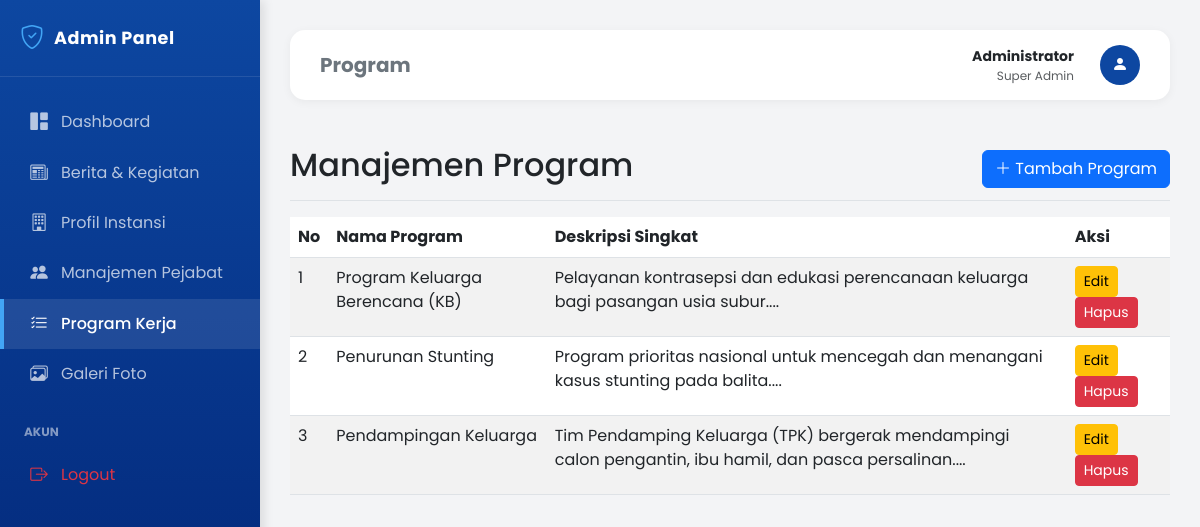
The page /admin/program.php (signed in) on the database its author committed.
### tables this page shows
CREATE TABLE IF NOT EXISTS program (
    id INT AUTO_INCREMENT PRIMARY KEY,
    judul VARCHAR(100) NOT NULL,
    deskripsi TEXT,
    created_at TIMESTAMP DEFAULT CURRENT_TIMESTAMP
);

### admin/program.php (the view, shortened to what this page needs)
<?php include 'header.php'; ?>
<?php
$act = isset($_GET['act']) ? $_GET['act'] : '';
?>
<?php if ($act == 'tambah' || $act == 'edit'): ?>
    <?php
    $judul = ''; $deskripsi = ''; $id = '';
    if ($act == 'edit' && isset($_GET['id'])) {
        $id = intval($_GET['id']);
        $q = mysqli_query($conn, "SELECT * FROM program WHERE id='$id'");
        $d = mysqli_fetch_assoc($q);
        $judul = $d['judul'];
        $deskripsi = $d['deskripsi'];
    }
    ?>
    <div class="d-flex justify-content-between flex-wrap flex-md-nowrap align-items-center pt-3 pb-2 mb-3 border-bottom">
        <h1 class="h2"><?php echo ($act == 'tambah') ? 'Tambah Program' : 'Edit Program'; ?></h1>
        <a href="program.php" class="btn btn-secondary">Kembali</a>
    </div>
    <form method="POST">
        <input type="hidden" name="id" value="<?php echo $id; ?>">
        <div class="mb-3">
            <label class="form-label">Nama Program</label>
            <input type="text" name="judul" class="form-control" value="<?php echo $judul; ?>" required>
        </div>
        <div class="mb-3">
            <label class="form-label">Deskripsi Program</label>
            <textarea name="deskripsi" class="form-control" rows="5" required><?php echo $deskripsi; ?></textarea>
        </div>
        <button type="submit" class="btn btn-primary">Simpan</button>
    </form>
<?php else: ?>
    <div class="d-flex justify-content-between flex-wrap flex-md-nowrap align-items-center pt-3 pb-2 mb-3 border-bottom">
        <h1 class="h2">Manajemen Program</h1>
        <a href="?act=tambah" class="btn btn-primary"><i class="bi bi-plus-lg"></i> Tambah Program</a>
    </div>
    <div class="table-responsive">
        <table class="table table-striped">
            <thead>
                <tr>
                    <th>No</th>
                    <th>Nama Program</th>
                    <th>Deskripsi Singkat</th>
                    <th>Aksi</th>
                </tr>
            </thead>
            <tbody>
                <?php
                $no = 1;
                $q = mysqli_query($conn, "SELECT * FROM program");
                while ($row = mysqli_fetch_assoc($q)):
                ?>
                <tr>
                    <td><?php echo $no++; ?></td>
                    <td><?php echo $row['judul']; ?></td>
                    <td><?php echo substr($row['deskripsi'], 0, 100) . '...'; ?></td>
                    <td>
                        <a href="?act=edit&id=<?php echo $row['id']; ?>" class="btn btn-sm btn-warning">Edit</a>
                        <a href="?act=hapus&id=<?php echo $row['id']; ?>" class="btn btn-sm btn-danger" onclick="return confirm('Hapus program ini?');">Hapus</a>
                    </td>
                </tr>
                <?php endwhile; ?>
            </tbody>
        </table>
    </div>
<?php endif; ?>
<?php include 'footer.php'; ?>

### admin/header.php (shortened to what this page needs)
<!DOCTYPE html>
<html lang="id">
<head>
    <link href="https://cdn.jsdelivr.net/npm/bootstrap@5.3.0/dist/css/bootstrap.min.css" rel="stylesheet">
    <link rel="stylesheet" href="https://cdn.jsdelivr.net/npm/bootstrap-icons@1.11.0/font/bootstrap-icons.css">
</head>
<body>
    <div class="container-fluid p-0">
        <nav class="sidebar">
            <div class="sidebar-brand">
                <i class="bi bi-shield-check"></i>
                <span>Admin Panel</span>
            </div>
            <ul class="nav flex-column">
                <li class="nav-item">
                    <a class="nav-link <?php echo basename($_SERVER['PHP_SELF']) == 'index.php' ? 'active' : ''; ?>" href="index.php">
                        <i class="bi bi-grid-1x2-fill"></i> Dashboard
                    </a>
                </li>
                <li class="nav-item">
                    <a class="nav-link <?php echo basename($_SERVER['PHP_SELF']) == 'berita.php' ? 'active' : ''; ?>" href="berita.php">
                        <i class="bi bi-newspaper"></i> Berita & Kegiatan
                    </a>
                </li>
                <li class="nav-item">
                    <a class="nav-link <?php echo basename($_SERVER['PHP_SELF']) == 'profil.php' ? 'active' : ''; ?>" href="profil.php">
                        <i class="bi bi-building"></i> Profil Instansi
                    </a>
                </li>
                <li class="nav-item">
                    <a class="nav-link <?php echo basename($_SERVER['PHP_SELF']) == 'pejabat.php' ? 'active' : ''; ?>" href="pejabat.php">
                        <i class="bi bi-people-fill"></i> Manajemen Pejabat
                    </a>
                </li>
                <li class="nav-item">
                    <a class="nav-link <?php echo basename($_SERVER['PHP_SELF']) == 'program.php' ? 'active' : ''; ?>" href="program.php">
                        <i class="bi bi-list-check"></i> Program Kerja
                    </a>
                </li>
                <li class="nav-item">
                    <a class="nav-link <?php echo basename($_SERVER['PHP_SELF']) == 'galeri.php' ? 'active' : ''; ?>" href="galeri.php">
                        <i class="bi bi-images"></i> Galeri Foto
                    </a>
                </li>
                <li class="nav-item mt-4">
                    <div class="px-4 mb-2 text-white-50 small text-uppercase fw-bold" style="font-size: 0.75rem;">Akun</div>
                    <a class="nav-link text-danger" href="logout.php">
                        <i class="bi bi-box-arrow-right"></i> Logout
                    </a>
                </li>
            </ul>
        </nav>
        <main class="main-content">
            <div class="top-navbar">
                <div class="d-flex align-items-center">
                    <h5 class="m-0 fw-bold text-secondary">
                        <?php
                        $page = basename($_SERVER['PHP_SELF'], ".php");
                        echo $page == 'index' ? 'Dashboard Overview' : ucwords(str_replace('_', ' ', $page));
                        ?>
                    </h5>
                </div>
                <div class="user-profile">
                    <div class="text-end me-3 d-none d-md-block">
                        <div class="fw-bold text-dark small">Administrator</div>
                        <div class="text-muted" style="font-size: 0.75rem;">Super Admin</div>
                    </div>
                    <div class="user-avatar">
                        <i class="bi bi-person-fill"></i>
                    </div>
                </div>
            </div>

### admin/footer.php (shortened to what this page needs)
            </main>
        </div>
</body>
</html>

### admin/header.php (style rules this page uses)
:root { --sidebar-width: 260px; --primary-color: #0d47a1; --secondary-color: #1976d2; --text-light: #e3f2fd; }
body { font-family: 'Poppins', sans-serif; background-color: #f3f4f6; min-height: 100vh; }
.sidebar { position: fixed; top: 0; left: 0; bottom: 0; width: var(--sidebar-width); background: linear-gradient(180deg, var(--primary-color) 0%, #002171 100%); color: white; padding-top: 20px; z-index: 1000; box-shadow: 4px 0 10px rgba(0,0,0,0.1); transition: all 0.3s ease; }
.sidebar-brand { padding: 0 20px 20px; border-bottom: 1px solid rgba(255,255,255,0.1); margin-bottom: 20px; display: flex; align-items: center; gap: 10px; }
.sidebar-brand i { font-size: 1.5rem; color: #42a5f5; }
.sidebar-brand span { font-weight: 700; font-size: 1.1rem; letter-spacing: 0.5px; }
.nav-link { color: rgba(255,255,255,0.7); padding: 12px 25px; display: flex; align-items: center; font-weight: 400; transition: all 0.2s ease; border-left: 4px solid transparent; }
.nav-link.active { color: white; background: rgba(255,255,255,0.1); border-left-color: #42a5f5; font-weight: 500; }
.nav-link i { margin-right: 12px; font-size: 1.1rem; width: 20px; text-align: center; }
.main-content { margin-left: var(--sidebar-width); padding: 30px; transition: all 0.3s ease; }
.top-navbar { background: white; padding: 15px 30px; border-radius: 15px; box-shadow: 0 2px 10px rgba(0,0,0,0.05); display: flex; justify-content: space-between; align-items: center; margin-bottom: 30px; }
.user-profile { display: flex; align-items: center; gap: 10px; }
.user-avatar { width: 40px; height: 40px; background: var(--primary-color); border-radius: 50%; display: flex; align-items: center; justify-content: center; color: white; font-weight: bold; }

### rows shown on the page
program: judul "Program Keluarga Berencana (KB)", deskripsi "Pelayanan kontrasepsi dan edukasi perencanaan keluarga bagi pasangan usia subur."
program: judul "Penurunan Stunting", deskripsi "Program prioritas nasional untuk mencegah dan menangani kasus stunting pada balita."
program: judul "Pendampingan Keluarga", deskripsi "Tim Pendamping Keluarga (TPK) bergerak mendampingi calon pengantin, ibu hamil, dan pasca persalinan."

### other values the page prints
str_replace('_', ' ', $page) "Program"
